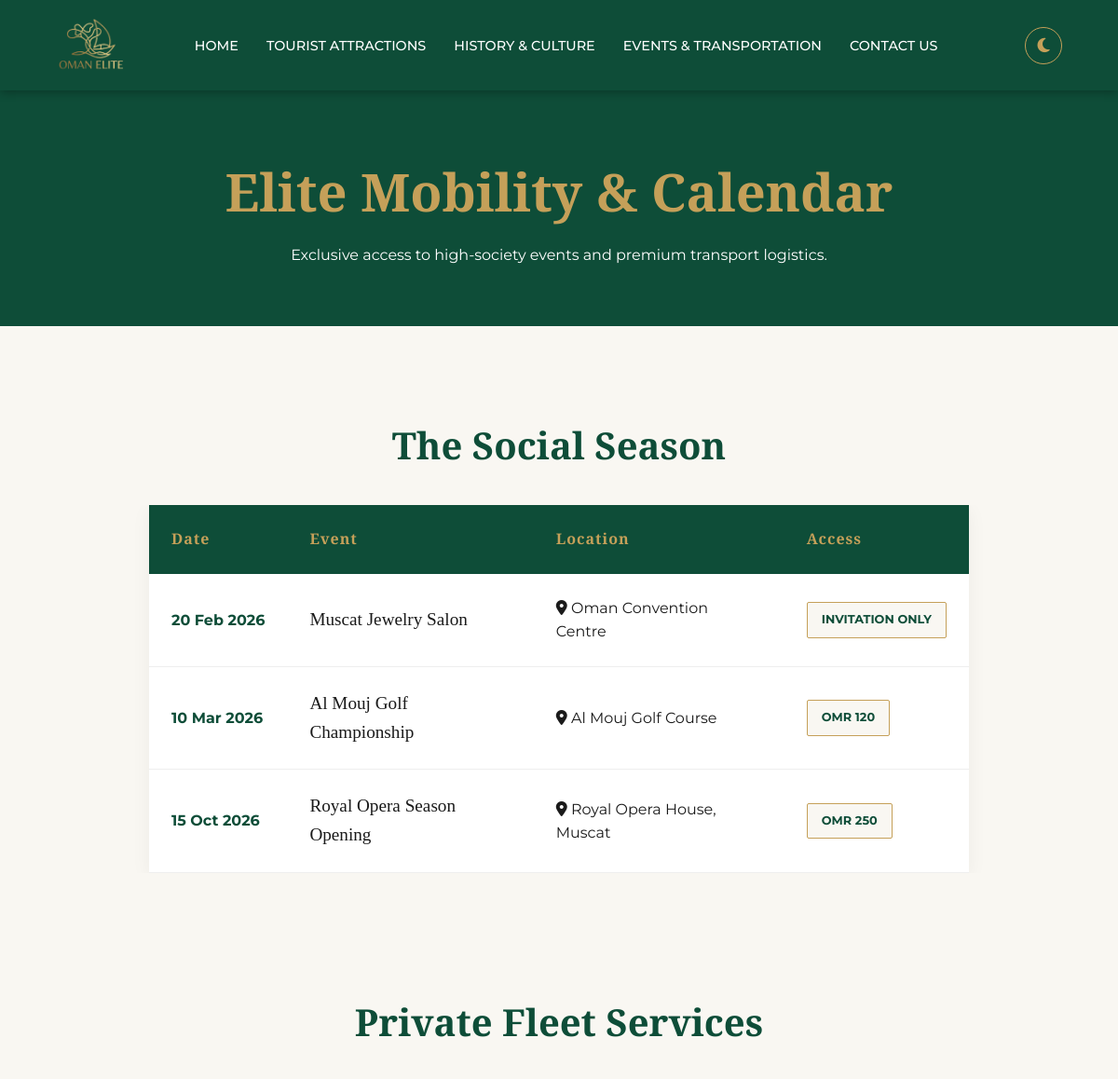
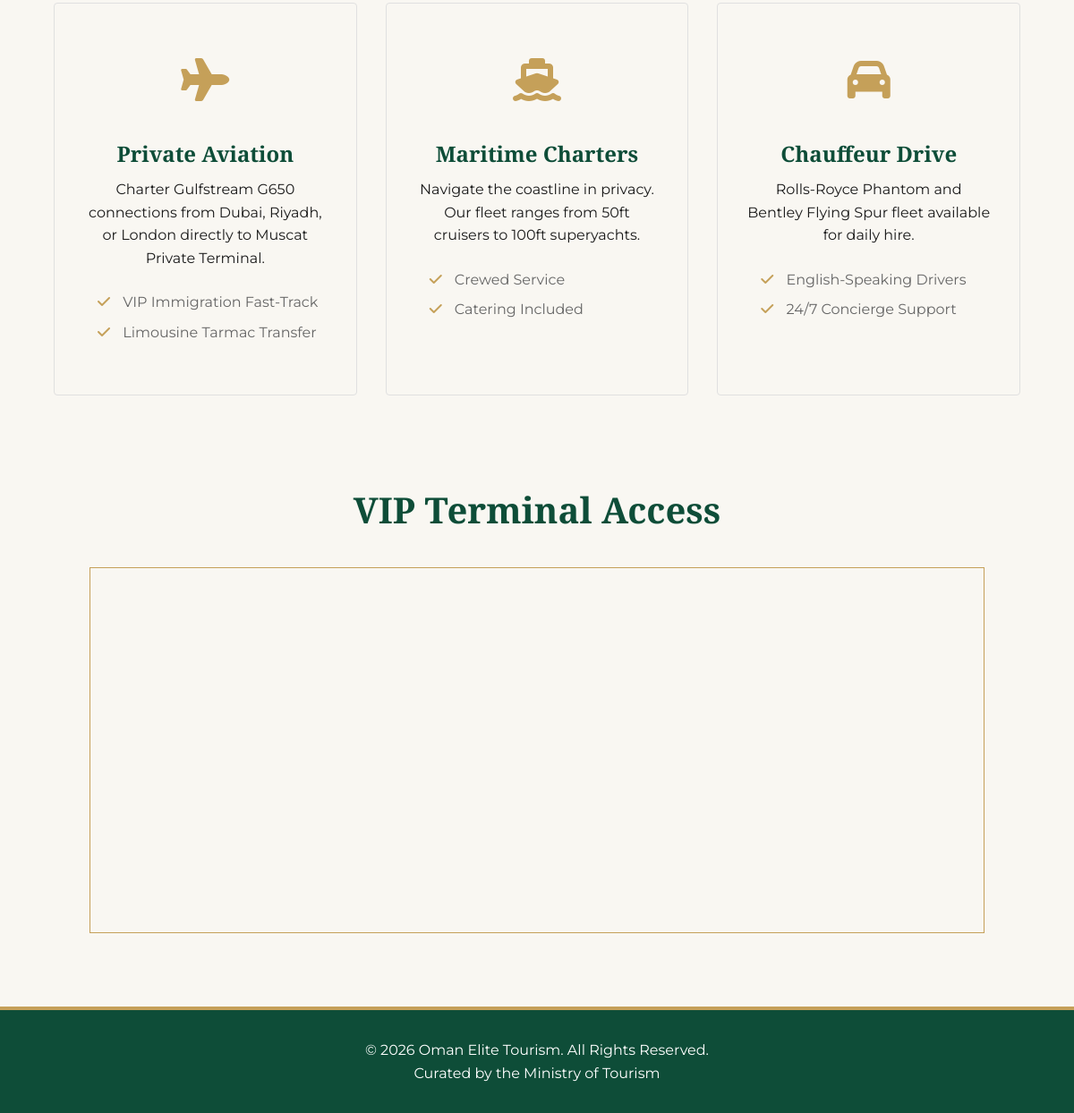
Page /events_transport.php on the committed database (2 pictures, top to bottom).
### tables this page shows
CREATE TABLE `events` (
  `id` int(11) NOT NULL,
  `event_name` varchar(100) NOT NULL,
  `event_date` date NOT NULL,
  `location` varchar(100) DEFAULT NULL,
  `description` text DEFAULT NULL,
  `ticket_price` varchar(50) DEFAULT NULL
);

### events_transport.php (the view, shortened to what this page needs)
<?php
include 'includes/db_connection.php';
include 'includes/header.php';
?>
<section class="page-header">
    <h1>Elite Mobility & Calendar</h1>
    <p>Exclusive access to high-society events and premium transport logistics.</p>
</section>
<section class="content-section">
    <h2 class="section-title">The Social Season</h2>
    <div class="events-container">
        <?php
        $sql = "SELECT * FROM events ORDER BY event_date ASC";
        $result = $conn->query($sql);
        if ($result->num_rows > 0) {
            echo '<table class="luxury-table">';
            echo '<thead><tr><th>Date</th><th>Event</th><th>Location</th><th>Access</th></tr></thead>';
            echo '<tbody>';
            while($row = $result->fetch_assoc()) {
                $dateObj = date_create($row["event_date"]);
                $formattedDate = date_format($dateObj, "d M Y");
                echo '<tr>';
                echo '<td class="date-col">' . $formattedDate . '</td>';
                echo '<td class="title-col">' . $row["event_name"] . '</td>';
                echo '<td><i class="fas fa-map-marker-alt"></i> ' . $row["location"] . '</td>';
                echo '<td><span class="ticket-badge">' . $row["ticket_price"] . '</span></td>';
                echo '</tr>';
            }
            echo '</tbody></table>';
        } else {
            echo "<p>No upcoming events scheduled.</p>";
        }
        ?>
    </div>
</section>
<section class="content-section transport-bg">
    <h2 class="section-title">Private Fleet Services</h2>
    <div class="transport-grid">
        <div class="transport-card">
            <div class="icon-box"><i class="fas fa-plane"></i></div>
            <h3>Private Aviation</h3>
            <p>Charter Gulfstream G650 connections from Dubai, Riyadh, or London directly to Muscat Private Terminal.</p>
            <ul>
                <li><i class="fas fa-check"></i> VIP Immigration Fast-Track</li>
                <li><i class="fas fa-check"></i> Limousine Tarmac Transfer</li>
            </ul>
        </div>
        <div class="transport-card">
            <div class="icon-box"><i class="fas fa-ship"></i></div>
            <h3>Maritime Charters</h3>
            <p>Navigate the coastline in privacy. Our fleet ranges from 50ft cruisers to 100ft superyachts.</p>
            <ul>
                <li><i class="fas fa-check"></i> Crewed Service</li>
                <li><i class="fas fa-check"></i> Catering Included</li>
            </ul>
        </div>
        <div class="transport-card">
            <div class="icon-box"><i class="fas fa-car"></i></div>
            <h3>Chauffeur Drive</h3>
            <p>Rolls-Royce Phantom and Bentley Flying Spur fleet available for daily hire.</p>
            <ul>
                <li><i class="fas fa-check"></i> English-Speaking Drivers</li>
                <li><i class="fas fa-check"></i> 24/7 Concierge Support</li>
            </ul>
        </div>
    </div>
</section>
<section class="content-section" style="padding-top: 0;">
    <h2 class="section-title">VIP Terminal Access</h2>
   <div class="map-container" style="max-width: 1000px; margin: 0 auto; border: 1px solid #C5A059;">
       <iframe
            src="https://www.google.com/maps/embed?pb=!1m18!1m12!1m3!1d3656.504627254714!2d58.28178617596203!3d23.58622179960232!2m3!1f0!2f0!3f0!3m2!1i1024!2i768!4f13.1!3m3!1m2!1s0x3e8e0fd877c7295d%3A0x7d6776104273033!2sMuscat%20International%20Airport!5e0!3m2!1sen!2som!4v1709623456789!5m2!1sen!2som"
            width="100%"
            height="400"
            style="border:0;"
            allowfullscreen=""
            loading="lazy"
>
        </iframe>
    </div>
</section>
<?php include 'includes/footer.php'; ?>

### style.css (style rules this page uses)
:root { --primary-green: #0e4d38; --accent-gold: #c5a059; --bg-cream: #f9f7f2; --text-charcoal: #1a1a1a; --font-heading: "Playfair Display", serif; --font-body: "Montserrat", sans-serif; --bg-dark: #051f16; --text-light: #f0f0f0; }
* { margin: 0; padding: 0; box-sizing: border-box; }
body { font-family: var(--font-body); background-color: var(--bg-cream); color: var(--text-charcoal); line-height: 1.6; }
.page-header { background-color: var(--primary-green); color: #fff; text-align: center; padding: 4rem 1rem; }
.page-header h1 { font-family: var(--font-heading); font-size: 3.5rem; color: var(--accent-gold); margin-bottom: 10px; }
.section-title { font-family: var(--font-heading); color: var(--primary-green); text-align: center; font-size: 2.5rem; margin: 4rem 0 2rem; }
.content-section { padding: 2rem 0; }
.attractions-grid, .transport-grid { display: grid; grid-template-columns: repeat(auto-fit, minmax(300px, 1fr)); gap: 2rem; padding: 0 5%; max-width: 1400px; margin: 0 auto; }
.luxury-card, .transport-card { background: #fff; border: 1px solid #e0e0e0; transition: transform 0.3s ease, box-shadow 0.3s ease; border-radius: 4px; overflow: hidden; display: flex; flex-direction: column; }
.card-content h3, .transport-card h3 { font-family: var(--font-heading); color: var(--primary-green); margin-bottom: 0.5rem; font-size: 1.5rem; }
.transport-card { background-color: var(--bg-cream); text-align: center; padding: 3rem 2rem; }
.icon-box { font-size: 3rem; color: var(--accent-gold); margin-bottom: 1.5rem; }
.transport-card ul { list-style: none; text-align: left; margin-top: 1.5rem; padding-left: 1rem; }
.transport-card li { margin-bottom: 0.5rem; color: #666; }
.transport-card i.fa-check { color: var(--accent-gold); margin-right: 10px; }
.events-container { max-width: 1000px; margin: 0 auto; overflow-x: auto; padding: 0 5%; }
.luxury-table { width: 100%; border-collapse: collapse; background: #fff; box-shadow: 0 5px 20px rgba(0, 0, 0, 0.05); }
.luxury-table th { background-color: var(--primary-green); color: var(--accent-gold); padding: 1.5rem; text-align: left; font-family: var(--font-heading); letter-spacing: 1px; }
.luxury-table td { padding: 1.5rem; border-bottom: 1px solid #eee; color: var(--text-charcoal); vertical-align: middle; }
.date-col { font-weight: bold; color: var(--primary-green) !important; white-space: nowrap; }
.title-col { font-family: var(--font-heading); font-size: 1.2rem; }
.ticket-badge { display: inline-block; background-color: var(--bg-cream); border: 1px solid var(--accent-gold); color: var(--primary-green); padding: 8px 15px; font-size: 0.8rem; font-weight: bold; text-transform: uppercase; white-space: nowrap; border-radius: 2px; }

### rows in the picture
events: event_date "20 Feb 2026", event_name "Muscat Jewelry Salon", location "Oman Convention Centre", ticket_price "INVITATION ONLY"
events: event_date "10 Mar 2026", event_name "Al Mouj Golf Championship", location "Al Mouj Golf Course", ticket_price "OMR 120"
events: event_date "15 Oct 2026", event_name "Royal Opera Season Opening", location "Royal Opera House, Muscat", ticket_price "OMR 250"
